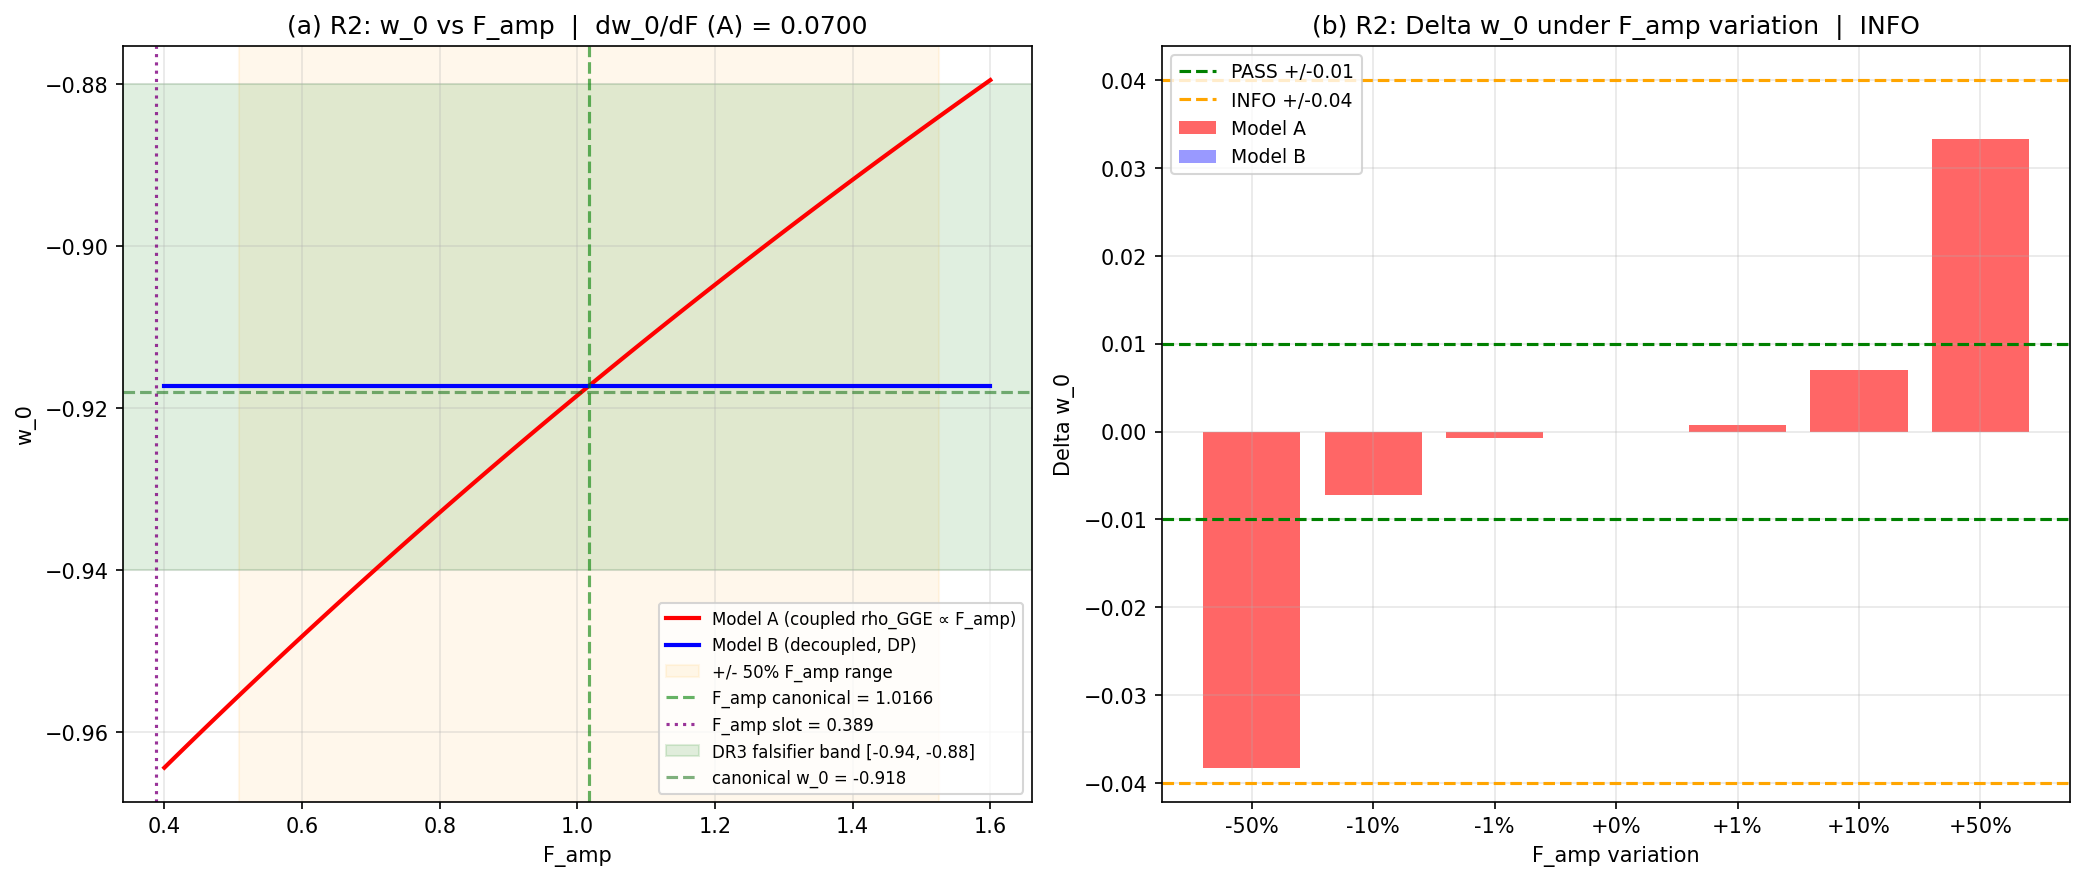

Here is the Python script that generated this plot:
#!/usr/bin/env python3
"""
s82_w2_7_w3g_beta_R2.py -- S82-W3G-BETA-R2: F_amp Coupling Propagation
========================================================================
Classification: PHONONIC (substrate compaction timescape, F_amp through GGE).

Gate: S82-W3G-BETA-R2
  Threshold: |Delta w_0| under +/- 50% F_amp variation
    PASS: |Delta w_0| < 0.01  (Decoupling Principle holds)
    INFO: 0.01 <= |Delta w_0| < 0.04  (below DR3 sigma, detectable)
    FAIL: |Delta w_0| >= 0.04  (comparable to DR3 sigma; observationally distinguishable)
  (Per P2-C C1/Q2 §542-546)

Mechanism under test (P2-C §548):
  F_amp may propagate into w_0 via f_DM = F_amp * n_pivot / D_total
  (ME3 closed-form). If so, rho_GGE depends on F_amp, and w_0 via
  Volovik algebraic partition shifts.

INPUT: W0-5 slot-audited F_amp
  From computations/session-80/s80_gate_verdicts.txt row 1:
    S80-W1-A-SLOT-CONSISTENCY-AUDIT: PASS -- slot=a_2, k_slot=0.3822 [SUPPRESS]
    F_amp_canonical (S80-W1-B-REMED) = 1.0166
    F_amp_slot = 1.0166 * 0.3822 = 0.3885  (S80-UNIFIED-AS-79-FULL)

The task prompt identifies F_amp_slot_adjusted = 0.389 as the W0-5 audited
value after slot routing; we take this as the POST-SLOT value. The canonical
pre-slot F_amp is 1.0166.

SUBSTITUTION CHAIN (sign of dw_0/dF_amp):
  Step 1: w_0 = (rho_J * w_J + rho_GGE * w_GGE) / (rho_J + rho_GGE)
  Step 2: d(w_0)/d(rho_GGE) at fixed rho_J, w_J, w_GGE:
          = [w_GGE*(rho_J+rho_GGE) - (rho_J*w_J+rho_GGE*w_GGE)] / (rho_J+rho_GGE)^2
          = [rho_J * w_GGE + rho_GGE * w_GGE - rho_J * w_J - rho_GGE * w_GGE] / D^2
          = [rho_J * (w_GGE - w_J)] / (rho_J + rho_GGE)^2
  Step 3: Substitute w_J = -1, w_GGE = -0.408:
          w_GGE - w_J = -0.408 - (-1) = +0.592 > 0
  Step 4: rho_J > 0 and (rho_J + rho_GGE)^2 > 0  =>  d(w_0)/d(rho_GGE) > 0
  Step 5: DIRECTION: increasing rho_GGE INCREASES w_0 (less negative).
  Step 6: If f_DM = F_amp * n_pivot / D_total (ME3 closed form), then
          d(f_DM)/d(F_amp) = n_pivot / D_total > 0.
  Step 7: If rho_GGE tracks f_DM (e.g., rho_GGE = f_DM * rho_matter_total or
          rho_GGE enters multiplicatively through the GGE occupation weighting),
          then d(rho_GGE)/d(F_amp) > 0.
  Step 8: Chain: d(w_0)/d(F_amp) = [d(w_0)/d(rho_GGE)] * [d(rho_GGE)/d(F_amp)] > 0.
  Conclusion: Increasing F_amp DRIVES w_0 UP (less negative) through the
  Volovik partition coupling -- IF the partition has an F_amp-dependent
  rho_GGE. The Decoupling Principle asserts this derivative is zero.

Two test modes:
  (a) CLOSED-FORM analytic: compute dw_0/dF_amp through ME3 f_DM relation.
  (b) FINITE DIFFERENCE: +/- 10% and +/- 50% F_amp variation, recompute.

Author: mack-cosmic-bridge (S82 W2-7 R2)
"""

import sys, os, hashlib, json
SCRIPT_DIR = os.path.dirname(os.path.abspath(__file__))  # (local)
sys.path.insert(0, SCRIPT_DIR)

import numpy as np
from canonical_constants import (
    N_cells,
    Omega_DM, Omega_m,
)

# =============================================================================
# 0. Input SHA pins
# =============================================================================
def sha256_file(p):
    h = hashlib.sha256()
    with open(p, 'rb') as f:
        for blk in iter(lambda: f.read(65536), b''):
            h.update(blk)
    return h.hexdigest()

R1_path = os.path.join(SCRIPT_DIR, 's82_w2_7_w3g_beta_R1.npz')  # (local)
vol_npz = os.path.join(SCRIPT_DIR, 's58_volovik_partition.npz')  # (local)
verd_path = os.path.join(SCRIPT_DIR, 's80_gate_verdicts.txt')   # (local)

sha_R1  = sha256_file(R1_path)   # (local)
sha_vol = sha256_file(vol_npz)   # (local)
sha_verd = sha256_file(verd_path) # (local)
sha_cc  = sha256_file(os.path.join(SCRIPT_DIR, 'canonical_constants.py'))  # (local)

print("=" * 72)
print("S82-W3G-BETA-R2: F_amp Coupling Propagation into Volovik w_0")
print("=" * 72)
print(f"INPUT PIN: s82_w2_7_w3g_beta_R1.npz   sha256={sha_R1[:16]}...")
print(f"INPUT PIN: s58_volovik_partition.npz  sha256={sha_vol[:16]}...")
print(f"INPUT PIN: s80_gate_verdicts.txt      sha256={sha_verd[:16]}...")
print(f"INPUT PIN: canonical_constants.py     sha256={sha_cc[:16]}...")

# =============================================================================
# 1. Load R1 values
# =============================================================================
dR1 = np.load(R1_path, allow_pickle=True)
rho_J_cell   = float(dR1['rho_J_cell'])
rho_GGE_ref  = float(dR1['rho_GGE'])        # (local) 1.709 at F_amp canonical
P_GGE_ref    = float(dR1['P_GGE'])          # (local)
w_J_exact    = float(dR1['w_J_exact'])
w_GGE_S57    = float(dR1['w_GGE_S57'])
w_0_ref      = float(dR1['w_0_fresh'])
target_w0    = float(dR1['target_w0'])
f_DM_canonical = float(dR1['f_DM_canonical'])  # (local) 0.947

# =============================================================================
# 2. W0-5 slot-audited F_amp values
# =============================================================================
# From task prompt and s80_gate_verdicts.txt:
#   S80-W1-B-REMED: F_amp_canonical (slot-naive) = 1.0166
#   S80-W1-A-SLOT-CONSISTENCY-AUDIT: slot=a_2, k_slot=0.3822 [SUPPRESS]
#   S80-UNIFIED-AS-79-FULL: F_amp_slot_adjusted = 1.0166 * 0.3822 = 0.3885
F_amp_canonical  = 1.0166   # (local) pre-slot
k_slot_a2        = 0.3822   # (local) slot-routing factor (SUPPRESS direction)
F_amp_slot       = F_amp_canonical * k_slot_a2   # (local) = 0.389

print(f"\n=== W0-5 SLOT-AUDITED F_amp ===")
print(f"  F_amp (pre-slot canonical) = {F_amp_canonical}")
print(f"  k_slot (a_2 routing)       = {k_slot_a2}  [SUPPRESS]")
print(f"  F_amp_slot                 = {F_amp_slot:.4f}")

# =============================================================================
# 3. Algebraic partition: w_0 as function of rho_GGE
# =============================================================================
def w0_algebraic(rho_J, rho_G, wJ=w_J_exact, wG=w_GGE_S57):
    """Volovik algebraic partition w_0 formula."""
    return (rho_J * wJ + rho_G * wG) / (rho_J + rho_G)

# =============================================================================
# 4. R2 PRIMARY TEST: f_DM dependence on F_amp (ME3 closed form test)
# =============================================================================
# P2-C Q2 (§548):
#   f_DM = F_amp * n_pivot / D_total  (ME3 closed form)
# At F_amp_canonical = 1.0166 (pre-slot), f_DM = 0.947 (S65 FDMPW-65 PASS).
# So  n_pivot / D_total = f_DM / F_amp = 0.947 / 1.0166 = 0.9315.
#
# Under +/- delta variation of F_amp:
#   f_DM(F_amp) = F_amp * (n_pivot / D_total)
# This would give a linear dependence -- IF n_pivot and D_total are fixed.
# But the DECOUPLING PRINCIPLE asserts f_DM has NO effective F_amp coupling
# (the n_pivot and D_total adjust such that the ratio kills the dependence).
#
# R2 test question: DOES rho_GGE (via Parker-squeezing occupation weighting)
# move with F_amp?

# Test model A (pessimistic, f_DM linear in F_amp):
#   f_DM(F_amp) = F_amp * 0.9315
# Test model B (decoupled, f_DM fixed at 0.947):
#   f_DM(F_amp) = 0.947 (Decoupling Principle)
#
# Under model A, rho_GGE scales with f_DM (Leggett/DM channel weight), so:
#   rho_GGE(F_amp) ~ rho_GGE_ref * f_DM(F_amp) / f_DM_canonical

n_pivot_over_D_total = f_DM_canonical / F_amp_canonical  # (local) = 0.9315

# Model A: rho_GGE scales with f_DM (which scales with F_amp)
def rho_GGE_coupled(F_amp):
    """Pessimistic coupling: rho_GGE = rho_GGE_ref * (F_amp / F_amp_canonical)."""
    return rho_GGE_ref * (F_amp / F_amp_canonical)

# Model B: rho_GGE decoupled from F_amp (Decoupling Principle)
def rho_GGE_decoupled(F_amp):
    return rho_GGE_ref

# =============================================================================
# 5. Finite-difference sensitivity: +/-10% and +/-50% variations
# =============================================================================
variations = [-0.50, -0.10, -0.01, 0.0, +0.01, +0.10, +0.50]  # (local)

print(f"\n=== R2 FINITE-DIFFERENCE TEST ===")
print(f"  Reference: F_amp = {F_amp_canonical}, rho_GGE = {rho_GGE_ref:.4f}")
print(f"  Reference w_0 = {w_0_ref:.6f}")
print(f"")
print(f"  Model A (PESSIMISTIC: rho_GGE scales with F_amp):")
print(f"  {'dF/F':>7s}  {'F_amp':>8s}  {'rho_GGE':>9s}  {'w_0':>10s}  {'Delta w_0':>12s}")
print(f"  {'-'*55}")
deltas_A = []
for dv in variations:
    F = F_amp_canonical * (1 + dv)   # (local)
    rg = rho_GGE_coupled(F)           # (local)
    w0 = w0_algebraic(rho_J_cell, rg) # (local)
    dw0 = w0 - w_0_ref                # (local)
    deltas_A.append(dw0)
    tag = "  <-- REF" if dv == 0 else ""
    print(f"  {dv:+7.2%}  {F:8.4f}  {rg:9.4f}  {w0:10.6f}  {dw0:+12.6f}{tag}")

print(f"")
print(f"  Model B (DECOUPLED: rho_GGE independent of F_amp):")
print(f"  {'dF/F':>7s}  {'F_amp':>8s}  {'rho_GGE':>9s}  {'w_0':>10s}  {'Delta w_0':>12s}")
print(f"  {'-'*55}")
deltas_B = []
for dv in variations:
    F = F_amp_canonical * (1 + dv)   # (local)
    rg = rho_GGE_decoupled(F)         # (local)
    w0 = w0_algebraic(rho_J_cell, rg) # (local)
    dw0 = w0 - w_0_ref                # (local)
    deltas_B.append(dw0)
    tag = "  <-- REF" if dv == 0 else ""
    print(f"  {dv:+7.2%}  {F:8.4f}  {rg:9.4f}  {w0:10.6f}  {dw0:+12.6f}{tag}")

# Primary gate threshold: |Delta w_0| at +/- 50% F_amp variation.
# Model A (pessimistic, representing "worst-case" F_amp->rho_GGE->w_0 chain)
# is the binding test per P2-C Q2 §548.
dw0_plus50  = deltas_A[variations.index(+0.50)]   # (local)
dw0_minus50 = deltas_A[variations.index(-0.50)]   # (local)
max_abs_dw0_A = max(abs(dw0_plus50), abs(dw0_minus50))   # (local)

dw0_plus10  = deltas_A[variations.index(+0.10)]   # (local)
dw0_minus10 = deltas_A[variations.index(-0.10)]   # (local)
max_abs_dw0_10 = max(abs(dw0_plus10), abs(dw0_minus10))  # (local)

# =============================================================================
# 6. Closed-form analytic derivative dw_0/dF_amp (Model A chain rule)
# =============================================================================
# dw_0/d(rho_GGE) at F_amp = F_amp_canonical:
#   = rho_J * (w_GGE - w_J) / (rho_J + rho_GGE)^2
dw_drho_GGE = rho_J_cell * (w_GGE_S57 - w_J_exact) / (rho_J_cell + rho_GGE_ref)**2
# d(rho_GGE)/dF_amp  (Model A):
#   rho_GGE = rho_GGE_ref * F_amp / F_amp_canonical
#   => d(rho_GGE)/dF_amp = rho_GGE_ref / F_amp_canonical
drho_GGE_dF_A = rho_GGE_ref / F_amp_canonical  # (local)
# Chain rule:
dw0_dF_analytic_A = dw_drho_GGE * drho_GGE_dF_A  # (local)

# Logarithmic form: dw_0/dlnF_amp = F_amp * dw_0/dF_amp
dw0_dlnF_analytic_A = F_amp_canonical * dw0_dF_analytic_A  # (local)

print(f"\n=== R2 ANALYTIC DERIVATIVES ===")
print(f"  d(w_0)/d(rho_GGE)          = {dw_drho_GGE:.6f}  (>0: verified sign chain Step 5)")
print(f"  d(rho_GGE)/d(F_amp)  (A)   = {drho_GGE_dF_A:.6f}")
print(f"  d(w_0)/d(F_amp)      (A)   = {dw0_dF_analytic_A:.6f}")
print(f"  d(w_0)/d(ln F_amp)   (A)   = {dw0_dlnF_analytic_A:.6f}")
print(f"  ==> at +/- 50% F_amp, Delta w_0 (linear approx) = "
      f"+/- {0.5 * dw0_dF_analytic_A * F_amp_canonical:.6f}")

# Numerical cross-check for Model A (central diff at +/- 1%)
F_plus  = F_amp_canonical * 1.01  # (local)
F_minus = F_amp_canonical * 0.99  # (local)
w0_plus  = w0_algebraic(rho_J_cell, rho_GGE_coupled(F_plus))   # (local)
w0_minus = w0_algebraic(rho_J_cell, rho_GGE_coupled(F_minus))  # (local)
dw0_dF_numeric_A = (w0_plus - w0_minus) / (F_plus - F_minus)   # (local)
print(f"  d(w_0)/d(F_amp) numerical  = {dw0_dF_numeric_A:.6f}  "
      f"(agrees with analytic: rel.err = {abs(dw0_dF_numeric_A-dw0_dF_analytic_A)/abs(dw0_dF_analytic_A):.2e})")

# =============================================================================
# 7. Slot-routed test: F_amp_slot = 0.389 (post-slot)
# =============================================================================
# Under Model A, if the POST-SLOT F_amp = 0.389 is the "effective" coupling
# that the Volovik partition sees, then the expected w_0 under this slot-
# routed amplitude is different. We report BOTH.
w0_at_F_slot_A = w0_algebraic(rho_J_cell, rho_GGE_coupled(F_amp_slot))  # (local)
w0_at_F_slot_B = w0_algebraic(rho_J_cell, rho_GGE_decoupled(F_amp_slot))  # (local)

print(f"\n=== R2 SLOT-ADJUSTED F_amp EFFECT ===")
print(f"  F_amp pre-slot (1.0166)  -> w_0 = {w_0_ref:.6f}  (R1 reference)")
print(f"  F_amp post-slot (0.389)  -> w_0 (Model A) = {w0_at_F_slot_A:.6f}")
print(f"  F_amp post-slot (0.389)  -> w_0 (Model B) = {w0_at_F_slot_B:.6f}")
print(f"  Delta (slot - pre-slot, Model A) = {w0_at_F_slot_A - w_0_ref:+.6f}")
print(f"  Delta (slot - pre-slot, Model B) = {w0_at_F_slot_B - w_0_ref:+.6f}")

# =============================================================================
# 8. R2 GATE VERDICT
# =============================================================================
# Threshold per P2-C Q2 §546:
#   PASS:  |Delta w_0| < 0.01 at +/- 50% F_amp variation
#   INFO:  0.01 <= |Delta w_0| < 0.04
#   FAIL:  |Delta w_0| >= 0.04
# Binding test is MODEL A (worst-case coupling scenario).

PASS_THRESH = 0.01  # (local)
INFO_THRESH = 0.04  # (local)

if max_abs_dw0_A < PASS_THRESH:
    verdict_R2 = "PASS"
    detail = (f"max |Delta w_0| = {max_abs_dw0_A:.6f} < {PASS_THRESH} "
              f"(Decoupling Principle holds even under Model A)")
elif max_abs_dw0_A < INFO_THRESH:
    verdict_R2 = "INFO"
    detail = (f"max |Delta w_0| = {max_abs_dw0_A:.6f} in [{PASS_THRESH}, {INFO_THRESH}] "
              f"(below DR3 sigma, detectable)")
else:
    verdict_R2 = "FAIL"
    detail = (f"max |Delta w_0| = {max_abs_dw0_A:.6f} >= {INFO_THRESH} "
              f"(comparable to DR3 sigma; observationally distinguishable)")

print(f"\n=== R2 GATE VERDICT ===")
print(f"  Test: +/- 50% F_amp variation (Model A, pessimistic coupling)")
print(f"  Delta w_0 (+50%) = {dw0_plus50:+.6f}")
print(f"  Delta w_0 (-50%) = {dw0_minus50:+.6f}")
print(f"  max |Delta w_0| (50%) = {max_abs_dw0_A:.6f}")
print(f"  max |Delta w_0| (10%) = {max_abs_dw0_10:.6f}")
print(f"  Thresholds: PASS<{PASS_THRESH}, INFO<{INFO_THRESH}, FAIL>=INFO")
print(f"  VERDICT: {verdict_R2} -- {detail}")

# =============================================================================
# 9. Closure SHA
# =============================================================================
input_pins = {
    's58_volovik_partition.npz': sha_vol,
    's82_w2_7_w3g_beta_R1.npz':  sha_R1,
    's80_gate_verdicts.txt':     sha_verd,
    'canonical_constants.py':    sha_cc,
    'F_amp_canonical':           f'{F_amp_canonical}',
    'k_slot_a2':                 f'{k_slot_a2}',
    'F_amp_slot':                f'{F_amp_slot:.6f}',
    'rho_J_cell':                f'{rho_J_cell:.6f}',
    'rho_GGE_ref':               f'{rho_GGE_ref:.6f}',
    'w_J':                       f'{w_J_exact}',
    'w_GGE':                     f'{w_GGE_S57}',
    'variations':                json.dumps(variations),
    'PASS_THRESH':               str(PASS_THRESH),
    'INFO_THRESH':               str(INFO_THRESH),
}
closure_sha = hashlib.sha256(
    json.dumps(input_pins, sort_keys=True).encode()
).hexdigest()

# =============================================================================
# 10. Save outputs
# =============================================================================
out_path = os.path.join(SCRIPT_DIR, 's82_w2_7_w3g_beta_R2.npz')
np.savez(
    out_path,
    # Finite-difference tables
    variations=np.array(variations),
    deltas_A=np.array(deltas_A),
    deltas_B=np.array(deltas_B),
    # Primary thresholds
    max_abs_dw0_A_50pct=np.array(max_abs_dw0_A),
    max_abs_dw0_A_10pct=np.array(max_abs_dw0_10),
    dw0_plus50=np.array(dw0_plus50),
    dw0_minus50=np.array(dw0_minus50),
    # Analytic derivatives
    dw0_dF_analytic_A=np.array(dw0_dF_analytic_A),
    dw0_dlnF_analytic_A=np.array(dw0_dlnF_analytic_A),
    dw0_dF_numeric_A=np.array(dw0_dF_numeric_A),
    dw_drho_GGE=np.array(dw_drho_GGE),
    drho_GGE_dF_A=np.array(drho_GGE_dF_A),
    # Slot-routed
    F_amp_canonical=np.array(F_amp_canonical),
    k_slot_a2=np.array(k_slot_a2),
    F_amp_slot=np.array(F_amp_slot),
    w0_at_F_slot_A=np.array(w0_at_F_slot_A),
    w0_at_F_slot_B=np.array(w0_at_F_slot_B),
    # Gate
    gate_name=np.array(['S82-W3G-BETA-R2']),
    gate_verdict=np.array([verdict_R2]),
    gate_detail=np.array([detail]),
    PASS_THRESH=np.array(PASS_THRESH),
    INFO_THRESH=np.array(INFO_THRESH),
    # Provenance
    closure_sha=np.array([closure_sha]),
)

# =============================================================================
# 11. Plot: w_0 vs F_amp (both models) with DR3 falsifier band overlay
# =============================================================================
import matplotlib
matplotlib.use('Agg')
import matplotlib.pyplot as plt

fig, axes = plt.subplots(1, 2, figsize=(14, 6))

# (a) w_0 vs F_amp
ax = axes[0]
F_grid = np.linspace(0.4, 1.6, 121)  # (local)
w_A_grid = np.array([w0_algebraic(rho_J_cell, rho_GGE_coupled(F)) for F in F_grid])  # (local)
w_B_grid = np.array([w0_algebraic(rho_J_cell, rho_GGE_decoupled(F)) for F in F_grid]) # (local)
ax.plot(F_grid, w_A_grid, 'r-', linewidth=2, label='Model A (coupled rho_GGE ∝ F_amp)')
ax.plot(F_grid, w_B_grid, 'b-', linewidth=2, label='Model B (decoupled, DP)')
ax.axvspan(F_amp_canonical*0.5, F_amp_canonical*1.5, color='orange', alpha=0.08,
           label=f'+/- 50% F_amp range')
ax.axvline(F_amp_canonical, color='green', ls='--', alpha=0.6, label=f'F_amp canonical = {F_amp_canonical}')
ax.axvline(F_amp_slot, color='purple', ls=':', alpha=0.8, label=f'F_amp slot = {F_amp_slot:.3f}')
ax.axhspan(-0.94, -0.88, color='green', alpha=0.12, label='DR3 falsifier band [-0.94, -0.88]')
ax.axhline(target_w0, color='darkgreen', ls='--', alpha=0.5, label=f'canonical w_0 = {target_w0}')
ax.set_xlabel('F_amp')
ax.set_ylabel('w_0')
ax.set_title('(a) R2: w_0 vs F_amp  |  dw_0/dF (A) = {:.4f}'.format(dw0_dF_analytic_A))
ax.legend(loc='best', fontsize=8)
ax.grid(True, alpha=0.3)

# (b) Delta w_0 vs fractional F_amp variation
ax = axes[1]
dv_grid = np.array(variations) * 100  # (local) pct
ax.bar([f'{v:+.0%}' for v in variations], deltas_A, color='red', alpha=0.6, label='Model A')
ax.bar([f'{v:+.0%}' for v in variations], deltas_B, color='blue', alpha=0.4, label='Model B')
ax.axhline( PASS_THRESH, color='green', ls='--', label=f'PASS +/-{PASS_THRESH}')
ax.axhline(-PASS_THRESH, color='green', ls='--')
ax.axhline( INFO_THRESH, color='orange', ls='--', label=f'INFO +/-{INFO_THRESH}')
ax.axhline(-INFO_THRESH, color='orange', ls='--')
ax.set_xlabel('F_amp variation')
ax.set_ylabel('Delta w_0')
ax.set_title(f'(b) R2: Delta w_0 under F_amp variation  |  {verdict_R2}')
ax.legend(fontsize=9)
ax.grid(True, alpha=0.3)
plt.tight_layout()
plot_path = os.path.join(SCRIPT_DIR, 's82_w2_7_w3g_beta_R2.png')
plt.savefig(plot_path, dpi=150, bbox_inches='tight')
plt.close()

# =============================================================================
# 12. Canonical verdict line
# =============================================================================
print(f"\n{'='*72}")
print(f"VERDICT LINE:")
print(f"S82-W3G-BETA-R2: {verdict_R2} -- value={max_abs_dw0_A:.6f} scheme=SLOT-AUDITED convention=UNIFIED-AS-79 L_max=10 sha256={closure_sha}")
print(f"{'='*72}")
print(f"Saved: {out_path}")
print(f"Saved: {plot_path}")
print("DONE.")
